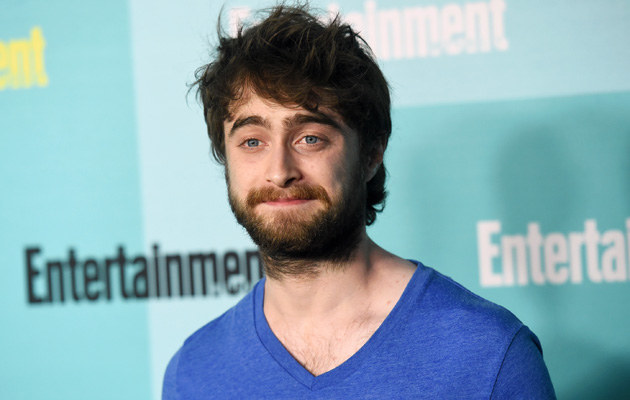
#> input picture alpha/Images/u1/0004VDVK95XAK2LT-C129-F4.jpg, 630 x 400 px; its folder holds 3 pictures in this run
$ python eigenfaces_train.py
#> lines starting #> are read from the running program, lines starting #| are printed output that depends on the picture
import os
import cv2
import numpy as np

PATH = 'Images'

def detect_face(img):
    gray = cv2.cvtColor(img, cv2.COLOR_BGR2GRAY)
    face_cascade = cv2.CascadeClassifier('opencv-files/lbpcascade_frontalface.xml')
    faces = face_cascade.detectMultiScale(gray, scaleFactor=1.2, minNeighbors=5);

    if (len(faces) == 0):
        return None, None
    (x, y, w, h) = faces[0]

    return gray[y:y+w, x:x+h], faces[0]


def train(model):
#> called with model = 1
    subject_dir_path = PATH + "/u" + str(model)
    subject_images_names = os.listdir(subject_dir_path)

    faces = []
    labels = []
    label = model

    for image_name in subject_images_names:
            image_path = subject_dir_path + "/" + image_name
            image = cv2.imread(image_path)
#> image is the input picture: shape (400, 630, 3); mean B, G, R 176.9, 167, 135.7

            face, rect = detect_face(image)
#> in detect_face, `gray = cv2.cvtColor(img, cv2.COLOR_BGR2GRAY)`:
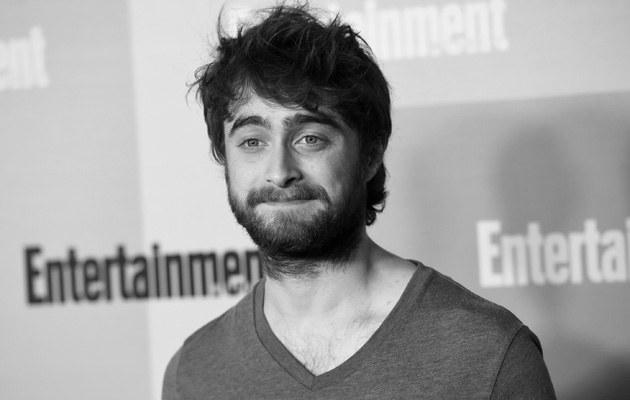
#> gray: shape (400, 630); min 0, max 247, mean 158.8
#> in detect_face, `faces = face_cascade.detectMultiScale(gray, scaleFactor=1.2, minNeighb..`: faces = [[197, 72, 167, 167]]
#> in detect_face, `(x, y, w, h) = faces[0]`: x = 197; y = 72; w = 167
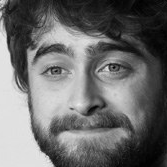
#> face: shape (167, 167); min 0, max 237, mean 107.8
#> rect = [197, 72, 167, 167]
            # cv2.imshow(image_name, cv2.resize(face, (400, 500)))
            # cv2.waitKey(500)

            if face is not None:
                faces.append(face)
                labels.append(label)
#> pass 2 of the loop in train, `for image_name in subject_images_names:`:
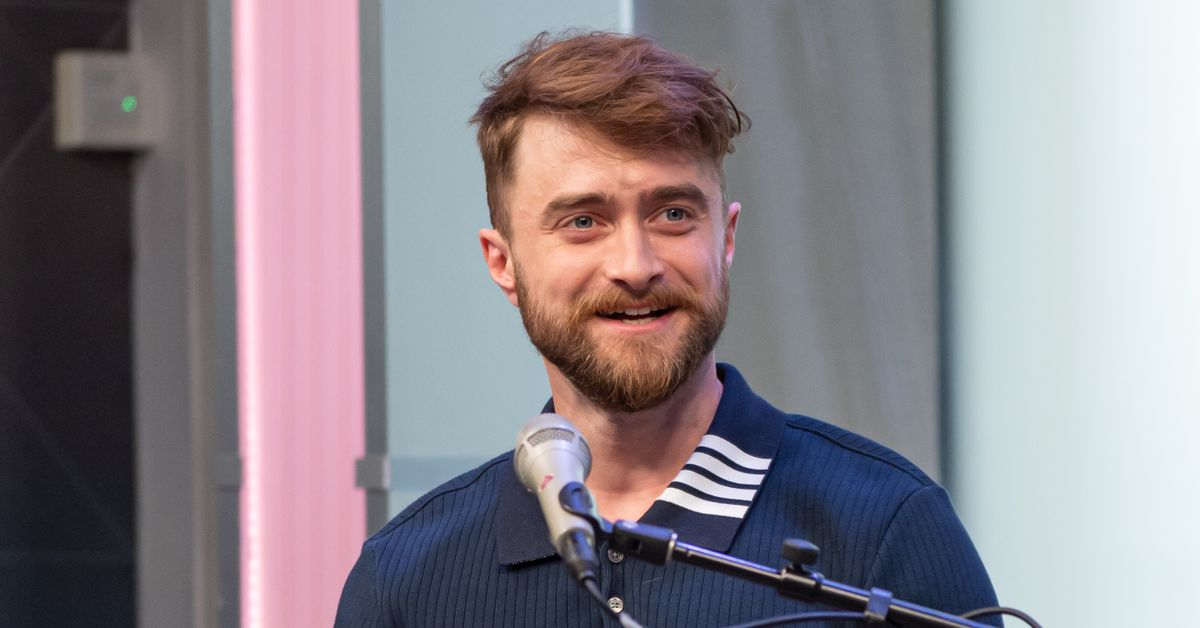
#> input picture alpha/Images/u1/1334885334.jpg, 1200 x 628 px
#> in train, image is the input picture: shape (628, 1200, 3); mean B, G, R 139.3, 132.7, 139.2
#> in detect_face (call 2), `gray = cv2.cvtColor(img, cv2.COLOR_BGR2GRAY)`:
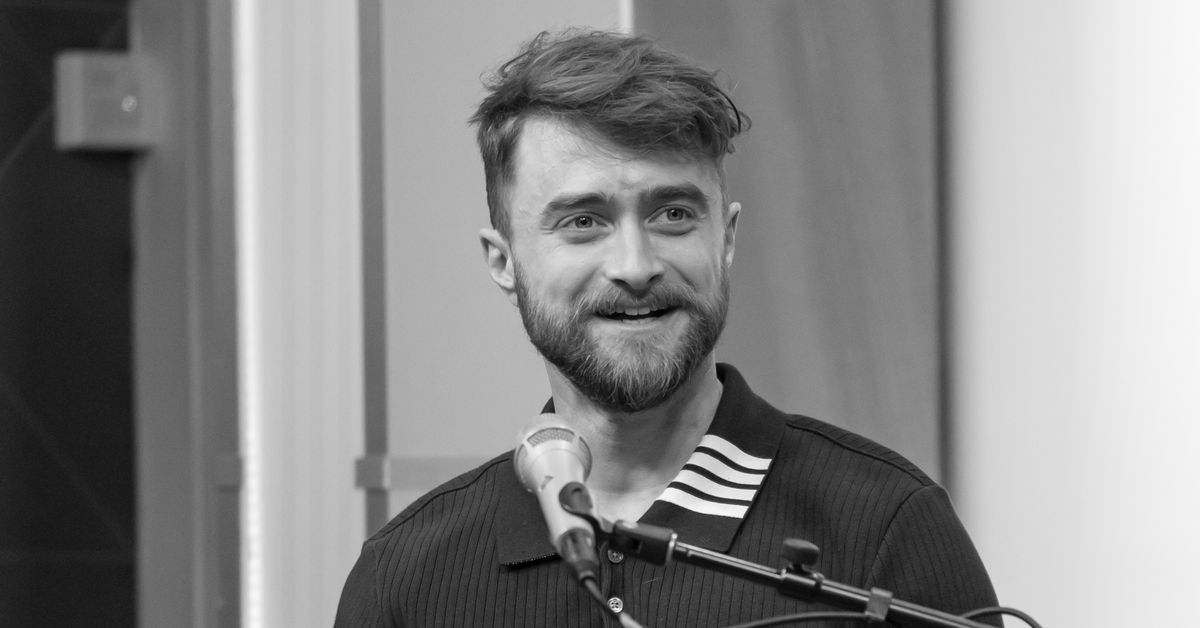
#> gray: shape (628, 1200); min 0, max 252, mean 135.4
#> in detect_face (call 2), `faces = face_cascade.detectMultiScale(gray, scaleFactor=1.2, minNeighb..`: faces = [[503, 120, 252, 252]]
#> x = 503; y = 120; w = 252
#> in train, `face, rect = detect_face(image)`:
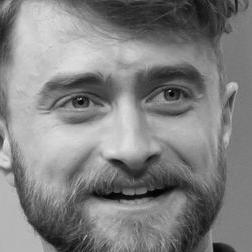
#> face: shape (252, 252); min 1, max 224, mean 129.4
#> rect = [503, 120, 252, 252]
#> pass 3 of the loop in train, `for image_name in subject_images_names:`:
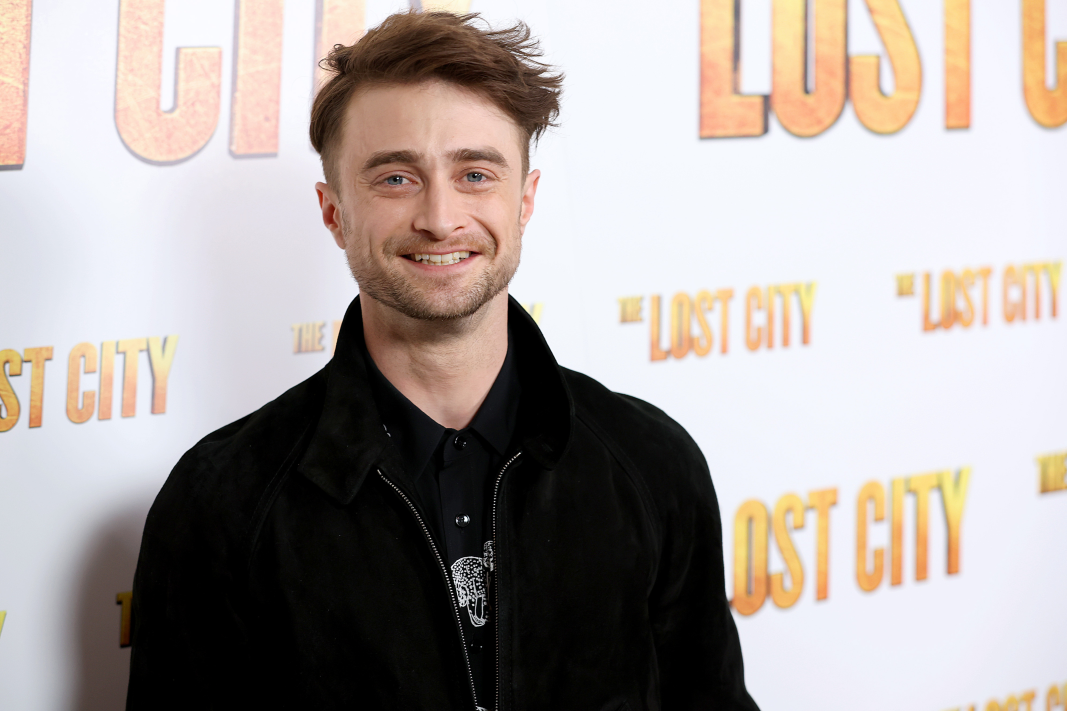
#> input picture alpha/Images/u1/1385274648.jpeg, 3200 x 2133 px (shown at 1/3 size)
#> in train, image is the input picture: shape (2133, 3200, 3); mean B, G, R 159.9, 163.4, 171.7
#> in detect_face (call 3), `gray = cv2.cvtColor(img, cv2.COLOR_BGR2GRAY)`:
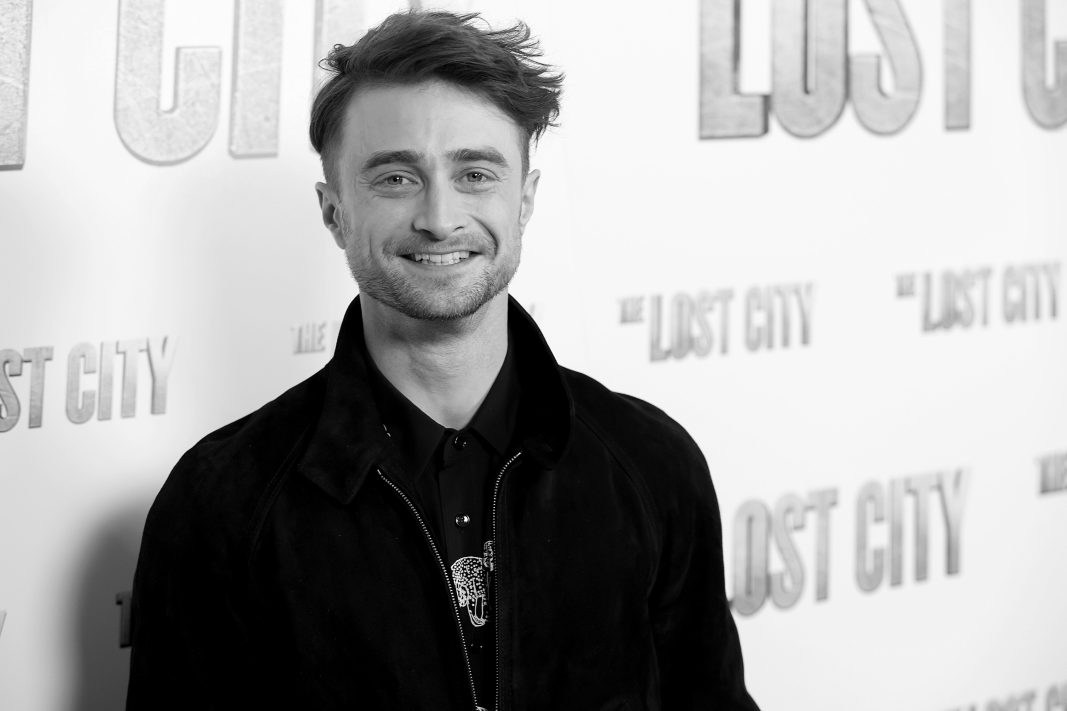
#> gray: shape (2133, 3200) (shown at 1/3 size); min 0, max 255, mean 165.5
#> in detect_face (call 3), `faces = face_cascade.detectMultiScale(gray, scaleFactor=1.2, minNeighb..`: faces = [[967, 260, 691, 691]]
#> x = 967; y = 260; w = 691
#> in train, `face, rect = detect_face(image)`:
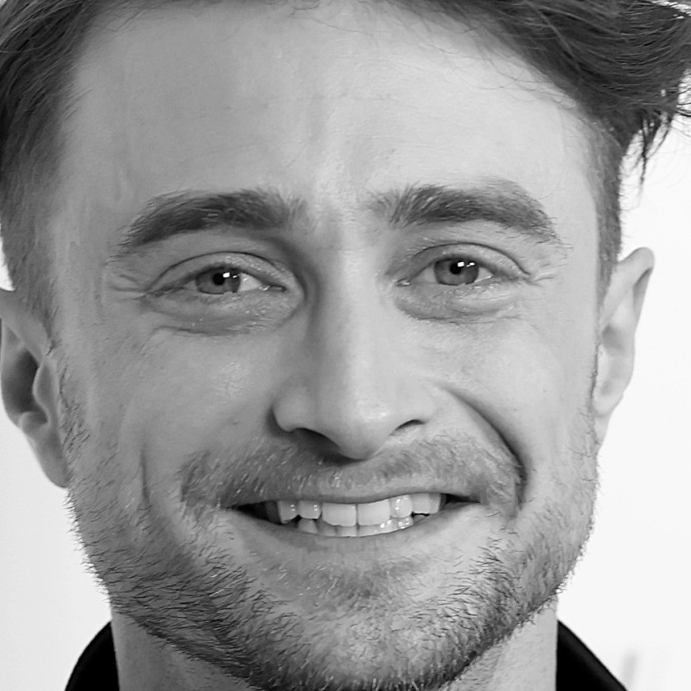
#> face: shape (691, 691); min 0, max 255, mean 153.3
#> rect = [967, 260, 691, 691]

    print(len(labels))
    return faces, labels


def train_and_save(user_id):
    faces, labels = train(user_id)
#> faces = 3 items; labels = [1, 1, 1]

    # For Fisherfaces
    # faces2, labels2 = train(2)
    # faces.extend(faces2)
    # labels.extend(labels2)

    width_d, height_d = 280, 280
    resized = [cv2.resize(face, (width_d, height_d)) for face in faces]
#> resized = 3 items

    face_recognizer = cv2.face.EigenFaceRecognizer_create()
    # face_recognizer = cv2.face.FisherFaceRecognizer_create()
    face_recognizer.train(resized, np.array(labels))
#> (the run stopped early here; a loop or call above may not have finished)
